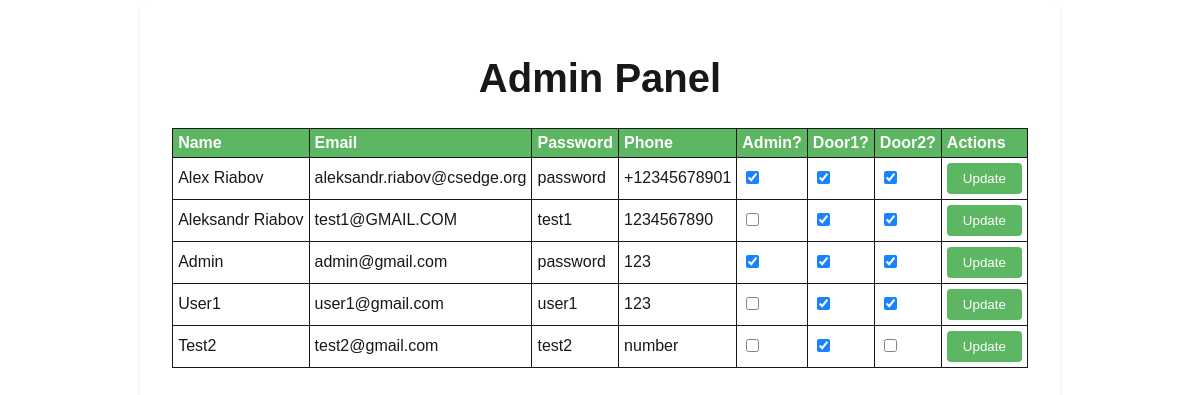
The page /admin (signed in) on the database its author committed.
### tables this page shows
CREATE TABLE users(name TEXT NOT NULL, email TEXT NOT NULL, phone TEXT, password TEXT NOT NULL, _isAdmin INTEGER DEFAULT 0 NOT NULL, door1 INTEGER DEFAULT 0 NOT NULL, door2 INTEGER DEFAULT 0 NOT NULL );

### app.py (the view)
@app.route('/admin')
def admin():
    if '_isAdmin' in session:
        if session['_isAdmin'] == 1:
            conn = sqlite3.connect('./static/myapp.db')
            curs = conn.cursor()
            curs.execute('SELECT * FROM users')
            users = curs.fetchall()
            return render_template('admin.html', users=users)
        else :
            return redirect(url_for('profile'))
    return redirect(url_for('login'))

### templates/admin.html (shortened to what this page needs)
<!DOCTYPE html>
<html lang="en" class="indexBody">
<head>
    <link rel="stylesheet" href="/static/styless.css">
  </head>
  <body  class="mainBody">
    <h1>Admin Panel</h1>
    <table>
      <thead>
        <tr>
          <th>Name</th>
          <th>Email</th>
          <th>Password</th>
          <th>Phone</th>
          <th>Admin?</th>
          <th>Door1?</th>
          <th>Door2?</th>
          <th>Actions</th>
        </tr>
      </thead>
      <tbody>
        {% for user in users %}
        <tr>
            <form action="/update" method="POST">
                <td>{{ user[0] }}</td>
                <td>{{ user[1] }}</td>
                <td>{{ user[3] }}</td>
                <td>{{ user[2] }}</td>
                <td>
                  <input type="checkbox" name="isAdmin"  {% if user[4] == 1 %}checked value="1" {% else %} value="0" {% endif %}>
                </td>
                <td>
                  <input type="checkbox" name="door1" value="1" {% if user[5] == 1 %}checked value="1" {% else %} value="0" {% endif %}>
                </td>
                <td>
                  <input type="checkbox" name="door2" value="1" {% if user[6] == 1 %}checked value="1" {% else %} value="0" {% endif %}>
                </td>
                <td><input type="submit" value="Update"></td>
              </form>
        {% endfor %}
      </tbody>
    </table>
  </body>
</html>

### static/styless.css (style rules this page uses)
.indexBody { text-align: center; }
html { height: 100%; background-image: url('https://source.unsplash.com/1600x900/?sanfrancisco'); background-size: cover; background-repeat: no-repeat; opacity: 0.9; }
body { font-family: Arial, sans-serif; height: 100%; margin: 0; }
h1 { font-size: 2.5rem; text-align: center; margin-top: 1.5rem; }

### templates/admin.html (style rules this page uses)
.mainBody { display: inline-block; flex: auto; margin: 0 auto; max-width: fit-content; width: 100%; background: rgba(255, 255, 255, 0.751); border-radius: 10px; box-shadow: 0px 2px 5px rgba(0, 0, 0, 0.1); padding: 2rem 2rem 0 2rem; }
table, th, td { border: 1px solid black; border-collapse: collapse; background-color: white; }
th, td { padding: 5px; text-align: left; }
th { background-color: #4CAF50; color: white; }
input[type="submit"] { background-color: #4CAF50; color: white; padding: 8px 16px; text-decoration: none; border: none; border-radius: 4px; cursor: pointer; }

### rows shown on the page
users: name "Alex Riabov", email "aleksandr.riabov@csedge.org", password "password", phone "+12345678901", _isAdmin "☑", door1 "☑", door2 "☑"
users: name "Aleksandr Riabov", email "test1@GMAIL.COM", password "test1", phone "1234567890", door1 "☑", door2 "☑"
users: name "Admin", email "admin@gmail.com", password "password", phone "123", _isAdmin "☑", door1 "☑", door2 "☑"
users: name "User1", email "user1@gmail.com", password "user1", phone "123", door1 "☑", door2 "☑"
users: name "Test2", email "test2@gmail.com", password "test2", phone "number", door1 "☑"
